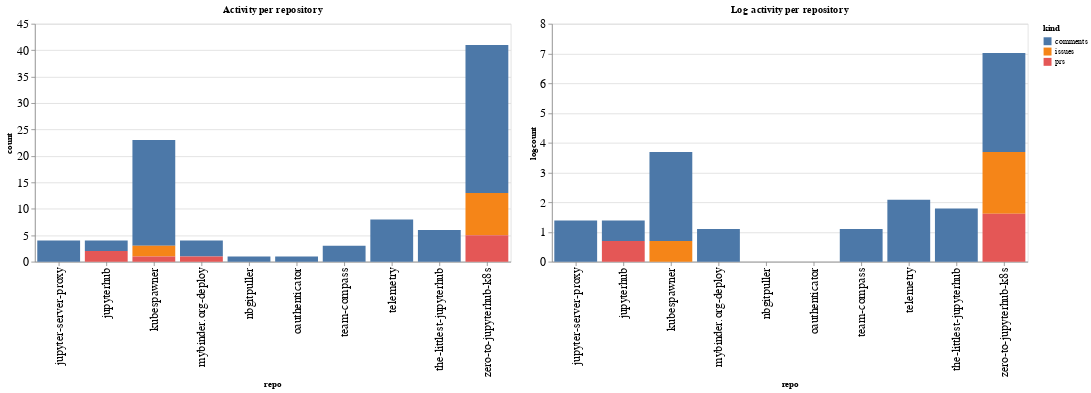

The notebook cell this image was saved under:
### Code cell
ch1 = alt.Chart(repo_summaries, width=600, title="Activity per repository").mark_bar().encode(
    x='repo',
    y='count',
    color='kind',
    tooltip="kind"
)

ch2 = alt.Chart(repo_summaries, width=600, title="Log activity per repository").mark_bar().encode(
    x='repo',
    y='logcount',
    color='kind',
    tooltip="kind"
)

ch1 | ch2

### Figure 1 — Vega-Lite specification as saved in the notebook (floating-point values rounded to 4 significant figures)
{"config": {"axisLeft": {"labelFontSize": 15}, "axisBottom": {"labelFontSize": 15}}, "hconcat": [{"mark": "bar", "encoding": {"color": {"type": "nominal", "field": "kind"}, "tooltip": {"type": "nominal", "field": "kind"}, "x": {"type": "nominal", "field": "repo"}, "y": {"type": "quantitative", "field": "count"}}, "title": "Activity per repository", "width": 600}, {"mark": "bar", "encoding": {"color": {"type": "nominal", "field": "kind"}, "tooltip": {"type": "nominal", "field": "kind"}, "x": {"type": "nominal", "field": "repo"}, "y": {"type": "quantitative", "field": "logcount"}}, "title": "Log activity per repository", "width": 600}], "data": {"name": "data-eb24e36e360e4290ce733964e2f62607"}, "$schema": "https://vega.github.io/schema/vega-lite/v4.8.1.json", "datasets": {"data-eb24e36e360e4290ce733964e2f62607": [{"repo": "jupyter-server-proxy", "kind": "comments", "count": 4, "logcount": 1.386}, {"repo": "jupyterhub", "kind": "comments", "count": 2, "logcount": 0.6931}, {"repo": "jupyterhub", "kind": "prs", "count": 2, "logcount": 0.6931}, {"repo": "kubespawner", "kind": "comments", "count": 20, "logcount": 2.996}, {"repo": "kubespawner", "kind": "issues", "count": 2, "logcount": 0.6931}, {"repo": "kubespawner", "kind": "prs", "count": 1, "logcount": 0.0}, {"repo": "mybinder.org-deploy", "kind": "comments", "count": 3, "logcount": 1.099}, {"repo": "mybinder.org-deploy", "kind": "prs", "count": 1, "logcount": 0.0}, {"repo": "nbgitpuller", "kind": "comments", "count": 1, "logcount": 0.0}, {"repo": "oauthenticator", "kind": "comments", "count": 1, "logcount": 0.0}, {"repo": "team-compass", "kind": "comments", "count": 3, "logcount": 1.099}, {"repo": "telemetry", "kind": "comments", "count": 8, "logcount": 2.079}, {"repo": "the-littlest-jupyterhub", "kind": "comments", "count": 6, "logcount": 1.792}, {"repo": "zero-to-jupyterhub-k8s", "kind": "comments", "count": 28, "logcount": 3.332}, {"repo": "zero-to-jupyterhub-k8s", "kind": "issues", "count": 8, "logcount": 2.079}, {"repo": "zero-to-jupyterhub-k8s", "kind": "prs", "count": 5, "logcount": 1.609}]}}
